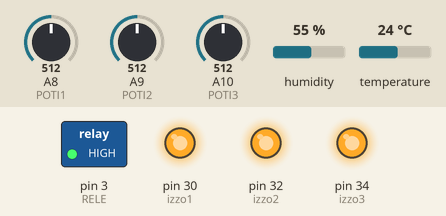
Bench run of a sketch on a simulated Arduino Mega 2560, built with avr-gcc and run on an emulated ATmega2560. On the bench: switched loads named in the sketch (green lamp = pin HIGH), output pins drawn as LEDs (lit = HIGH). The inputs (shaded band) are chosen by the test bench; at power-on: A8 (POTI1) = 512, A9 (POTI2) = 512, A10 (POTI3) = 512, humidity 55 %, temperature 24 °C. WiFi joins after 1.5 s; servers stay silent unless stated; no MQTT or app messages arrive unless stated; what the sketch prints to the serial monitor is not drawn.

Above: at 2.7 s.
2.8 s: A8 (POTI1) set to 500
At 4.8 s:
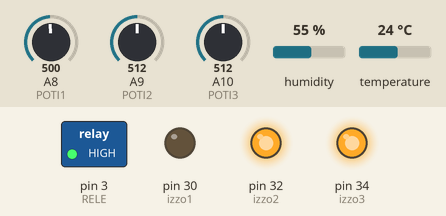
5.1 s: A9 (POTI2) set to 500
At 6.7 s:
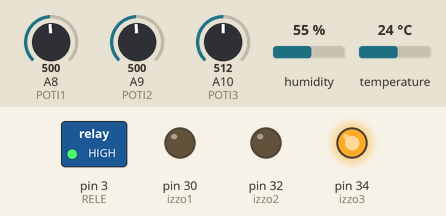
7.2 s: A8 (POTI1) set to 521
At 8.5 s:
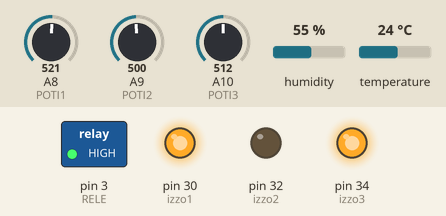
9.3 s: A10 (POTI3) set to 497
At 10.3 s:
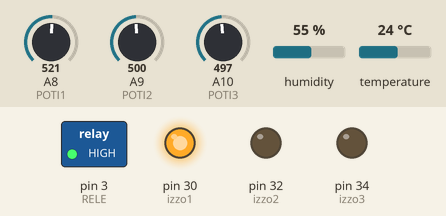
11.3 s: A9 (POTI2) set to 521
At 13.1 s:
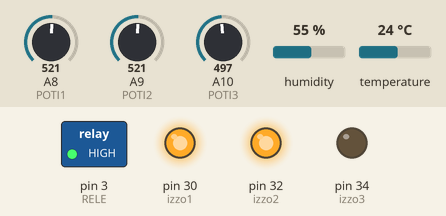
13.4 s: A8 (POTI1) set to 501
At 15.1 s:
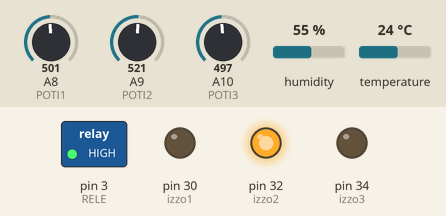
Timing chart, 0 to 16.5 s (numbered marks = the images above; inputs shaded):
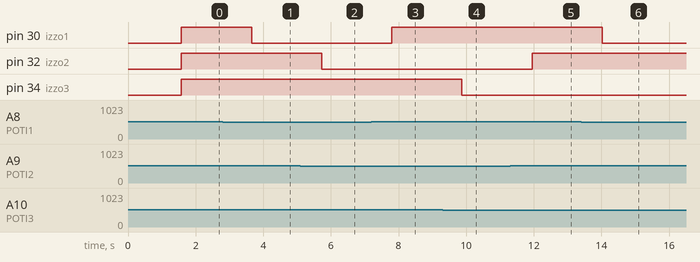

Measured:
- the behaviour switches between 512 and 511 on A8 (POTI1) (found by bisection; images 0 and 1)
- the behaviour switches between 512 and 511 on A9 (POTI2) (found by bisection; images 1 and 2)
- the behaviour switches between 512 and 511 on A10 (POTI3) (found by bisection; images 3 and 4)
- after the input at 2.8 s, pin 30 (izzo1): HIGH → LOW after 0.85 s
- after the input at 5.1 s, pin 32 (izzo2): HIGH → LOW after 0.63 s
- after the input at 7.2 s, pin 30 (izzo1): LOW → HIGH after 0.60 s
- after the input at 9.3 s, pin 34 (izzo3): HIGH → LOW after 0.57 s
- after the input at 11.3 s, pin 32 (izzo2): LOW → HIGH after 0.65 s
- after the input at 13.4 s, pin 30 (izzo1): HIGH → LOW after 0.62 s

The sketch:

Arduino_MQTT_maxwhere.ino
```cpp
#include <SPI.h>
#include <Ethernet.h>
#include <PubSubClient.h>
#include <DHT.h>

byte mac [6] = {0x54, 0x34, 0x41, 0x30, 0x30, 0x31};
IPAddress ip(192, 168, 88, 40);
IPAddress server(192, 168, 88, 41);

#define DHTPIN 2
#define RELE 3
#define izzo1 30
#define izzo2 32
#define izzo3 34
#define POTI1 A8
#define POTI2 A9
#define POTI3 A10
#define DHTTYPE DHT22 // DHT 22 (AM2302)
#define temperature_topic "szoba1/homerseklet"  //Topic
#define humidity_topic "szoba1/paratartalom"    //Topic
#define Tizzo1 "szoba1/izzo"  //Topic
#define Tizzo2 "szoba2/izzo"    //Topic
#define Tizzo3 "szoba3/izzo"  //Topic

char message_buff[100];
DHT dht(DHTPIN, DHTTYPE);
long lastMsg = 0;
long lastRecu = 0;
int pot1;
int pot2;
int pot3;
//-----------------------------------------------------
//bejövő üzenet
void callback(char* topic, byte* payload, unsigned int length) {
  Serial.print("Message arrived [");
  Serial.print(topic);
  Serial.print("] ");
  for (int i=0;i<length;i++) {
    Serial.print((char)payload[i]);
  }
  Serial.println();
  if((char)payload[0] == 'O' && (char)payload[1] == 'N')
      {
        digitalWrite(RELE, LOW);
        Serial.println("Turning on");
      }
      else
      {
        digitalWrite(RELE, HIGH);
        Serial.println("Turning off");
      }
}
//--------------------------------------------------------
EthernetClient ethClient;
PubSubClient client(ethClient);

void reconnect() {
  // Loop until we're reconnected
  while (!client.connected()) {
    Serial.print("Attempting MQTT connection...");
    // Attempt to connect
    if (client.connect("arduinoClient")) {
      Serial.println("connected");
    } else {
      Serial.print("failed, rc=");
      Serial.print(client.state());
      Serial.println(" try again in 5 seconds");
      // Wait 5 seconds before retrying
      delay(5000);
    }
  }
}
//--------------------------------------------------------
void setup()
{
  Serial.begin(115200);
  dht.begin();
  pinMode(RELE,OUTPUT);
  pinMode(izzo1,OUTPUT);
  pinMode(izzo2,OUTPUT);
  pinMode(izzo3,OUTPUT);
  pinMode(POTI1, INPUT);
  pinMode(POTI2, INPUT);
  pinMode(POTI3, INPUT);
  digitalWrite(RELE, HIGH);
  client.setServer(server, 1883);
  client.setCallback(callback);

  Ethernet.begin(mac, ip);

  delay(1500);
}
//--------------------------------------------------------
void loop()
{
  if (!client.connected()) {
    reconnect();
  }
  client.loop();

  long now = millis();

    //pot1 = map(analogRead(POTI1), 0, 1023, 0, 1);
    pot1 = analogRead(POTI1);
    delay(10);
    //pot2 = map(analogRead(POTI2), 0, 1023, 0, 1);
    pot2 = analogRead(POTI2);
    delay(10);
    //pot3 = map(analogRead(POTI3), 0, 1023, 0, 1);
    pot3 = analogRead(POTI3);
    delay(10);

    if(pot1>511) pot1=HIGH;
    else pot1=LOW;
    if(pot2>511) pot2=HIGH;
    else pot2=LOW;
    if(pot3>511) pot3=HIGH;
    else pot3=LOW;

    digitalWrite(izzo1, pot1);
    digitalWrite(izzo2, pot2);
    digitalWrite(izzo3, pot3);

  // percenkent kuld
  if (now - lastMsg > 1000 * 60) {
    lastMsg = now;
    float h = dht.readHumidity();
    float t = dht.readTemperature();

    // Oh, nothing to send
    if ( isnan(t) || isnan(h)) {
      Serial.println("Nincs jel, ellenorizd a DHT22 szenzort!");
      return;
    }
    client.publish(temperature_topic, String(t).c_str(), true);   //küldés
    client.publish(humidity_topic, String(h).c_str(), true);
    client.publish(Tizzo1, String(pot1).c_str(), true);
    client.publish(Tizzo2, String(pot2).c_str(), true);
    client.publish(Tizzo3, String(pot3).c_str(), true);
}


  if (now - lastRecu > 100 ) {
    lastRecu = now;
    client.subscribe("szoba2/rele"); //felíratkozás
  }
  delay(1000);
}
```
